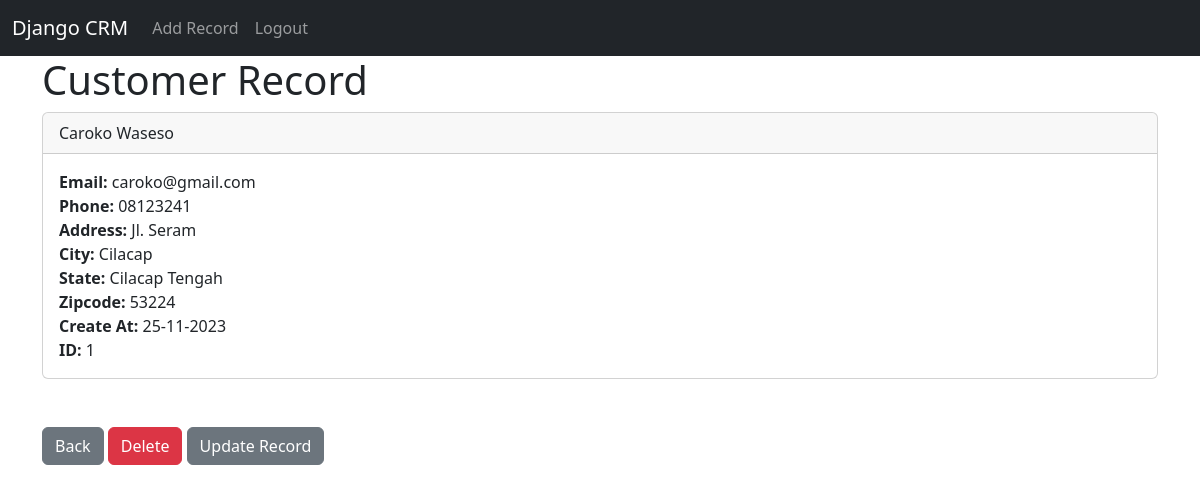
The page /record/1 (signed in) on the database its author committed.
### website/models.py (models this page shows, shortened)
class Record(models.Model):
    created_at = models.DateTimeField(auto_now_add=True)
    first_name = models.CharField(max_length=50)
    last_name = models.CharField(max_length=50)
    email = models.CharField(max_length=100)
    phone = models.CharField(max_length=15)
    address = models.CharField(max_length=100)
    city = models.CharField(max_length=50)
    state = models.CharField(max_length=50)
    zipcode =models.CharField(max_length=20)

### website/views.py (the view)
# urls.py: path('record/<int:pk>', views.customer_record, name='record'),
def customer_record(request, pk):
    if request.user.is_authenticated:
        customer_record = Record.objects.get(id=pk)
        return render(request, 'record.html',{'customer_record':customer_record})
    else:
        messages.success(request,"You Must Be Logged In")
        return redirect('home')

### website/templates/record.html
{% extends 'base.html' %}
{% block content %}
<h1>Customer Record</h1>
<div class="card">
    <div class="card-header">
        {{customer_record.first_name}} {{customer_record.last_name}}</br>
    </div>
    <div class="card-body">
      <p class="card-text">
        <strong>Email: </strong>{{customer_record.email}}</br>
        <strong>Phone: </strong>{{customer_record.phone}}</br>
        <strong>Address: </strong>{{customer_record.address}}</br>
        <strong>City: </strong>{{customer_record.city}}</br>
        <strong>State: </strong>{{customer_record.state}}</br>
        <strong>Zipcode: </strong>{{customer_record.zipcode}}</br>
        <strong>Create At: </strong>{{customer_record.created_at|date:"d-m-Y"}}</br>
        <strong>ID: </strong>{{customer_record.id}} </br>
      </p>
    </div>
  </div>
  <br/><br/>
  <a href="{% url 'home' %}" class="btn btn-secondary">Back</a>
  <a href="{% url 'delete' customer_record.id %}" class="btn btn-danger">Delete</a>
  <a href="{% url 'update' customer_record.id %}" class="btn btn-secondary">Update Record</a>
{% endblock %}

### rows shown on the page
Record: first_name "Caroko", last_name "Waseso", email "caroko@gmail.com", phone "08123241", address "Jl. Seram", city "Cilacap", state "Cilacap Tengah", zipcode "53224", created_at "25-11-2023", id "1"
